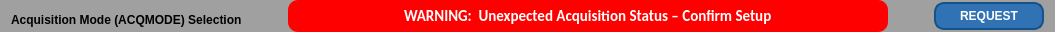
         <widget class="QFrame" name="frame_27">
          <property name="maximumSize">
           <size>
            <width>16777215</width>
            <height>23</height>
           </size>
          </property>
          <property name="styleSheet">
           <string notr="true">QFrame {
    background-color: #a0a0a0; /* 设置背景颜色为灰色 */
    border-radius: 10px; /* 设置边框圆角的半径为10px */
}
</string>
          </property>
          <property name="frameShape">
           <enum>QFrame::Box</enum>
          </property>
          <property name="frameShadow">
           <enum>QFrame::Raised</enum>
          </property>
          <layout class="QHBoxLayout" name="horizontalLayout_39">
           <property name="topMargin">
            <number>0</number>
           </property>
           <property name="bottomMargin">
            <number>0</number>
           </property>
           <item>
            <widget class="QLabel" name="label_51">
             <property name="sizePolicy">
              <sizepolicy hsizetype="Preferred" vsizetype="Minimum">
               <horstretch>0</horstretch>
               <verstretch>0</verstretch>
              </sizepolicy>
             </property>
             <property name="minimumSize">
              <size>
               <width>0</width>
               <height>20</height>
              </size>
             </property>
             <property name="maximumSize">
              <size>
               <width>16777215</width>
               <height>23</height>
              </size>
             </property>
             <property name="styleSheet">
              <string notr="true">font: 11pt &quot;Calibri&quot;;
font-weight: 600; /* 设置字体粗细为600 */</string>
             </property>
             <property name="text">
              <string>Acquisition Mode (ACQMODE) Selection</string>
             </property>
             <property name="alignment">
              <set>Qt::AlignBottom|Qt::AlignLeading|Qt::AlignLeft</set>
             </property>
            </widget>
           </item>
           <item>
            <spacer name="horizontalSpacer_42">
             <property name="orientation">
              <enum>Qt::Horizontal</enum>
             </property>
             <property name="sizeHint" stdset="0">
              <size>
               <width>40</width>
               <height>20</height>
              </size>
             </property>
            </spacer>
           </item>
           <item>
            <widget class="QLineEdit" name="lineEdit_warnStatusInit_4">
             <property name="minimumSize">
              <size>
               <width>600</width>
               <height>0</height>
              </size>
             </property>
             <property name="maximumSize">
              <size>
               <width>16777215</width>
               <height>16777215</height>
              </size>
             </property>
             <property name="font">
              <font>
               <family>Calibri</family>
               <pointsize>11</pointsize>
               <weight>87</weight>
               <italic>false</italic>
               <bold>true</bold>
              </font>
             </property>
             <property name="styleSheet">
              <string notr="true">QLineEdit {
  font: 11pt &quot;Calibri&quot;; /* 字体 */
  font-weight: 700; /* 字体粗细 */
  color: white; /* 文字颜色 */
  background-color: #ff0000; /* 按钮背景颜色 1*/
border-color: #ce4500; /* 边框颜色 3*/
border-width: 2px; /* 边框宽度 */
    border-radius: 10px; /* 边框圆角半径 */
padding: 5px; /* 内边距 */
}</string>
             </property>
             <property name="text">
              <string>WARNING:  Unexpected Acquisition Status – Confirm Setup</string>
             </property>
             <property name="frame">
              <bool>false</bool>
             </property>
             <property name="alignment">
              <set>Qt::AlignCenter</set>
             </property>
            </widget>
           </item>
           <item>
            <spacer name="horizontalSpacer_43">
             <property name="orientation">
              <enum>Qt::Horizontal</enum>
             </property>
             <property name="sizeHint" stdset="0">
              <size>
               <width>40</width>
               <height>20</height>
              </size>
             </property>
            </spacer>
           </item>
           <item>
            <widget class="QPushButton" name="pushButton_statusRegInit_7">
             <property name="minimumSize">
              <size>
               <width>110</width>
               <height>0</height>
              </size>
             </property>
             <property name="maximumSize">
              <size>
               <width>16777215</width>
               <height>16777215</height>
              </size>
             </property>
             <property name="styleSheet">
              <string notr="true">QPushButton {
    background-color: #3072B3; /* 按钮背景颜色 */
    color: white; /* 文字颜色 */
    border-style: solid; /* 边框样式 */
    border-width: 2px; /* 边框宽度 */
    border-radius: 10px; /* 边框圆角半径 */
    border-color: #145289; /* 边框颜色 */
    padding: 5px; /* 内边距 */
	font: 10pt &quot;Calibri&quot;; /* 字体 */
    font-weight: 600; /* 字体粗细 */
}

QPushButton:hover {
    background-color: #5591D2; /* 悬停时的背景颜色 */
}

QPushButton:pressed {
    background-color: #1E5A97; /* 按下时的背景颜色 */
}
</string>
             </property>
             <property name="text">
              <string>REQUEST</string>
             </property>
            </widget>
           </item>
          </layout>
         </widget>
